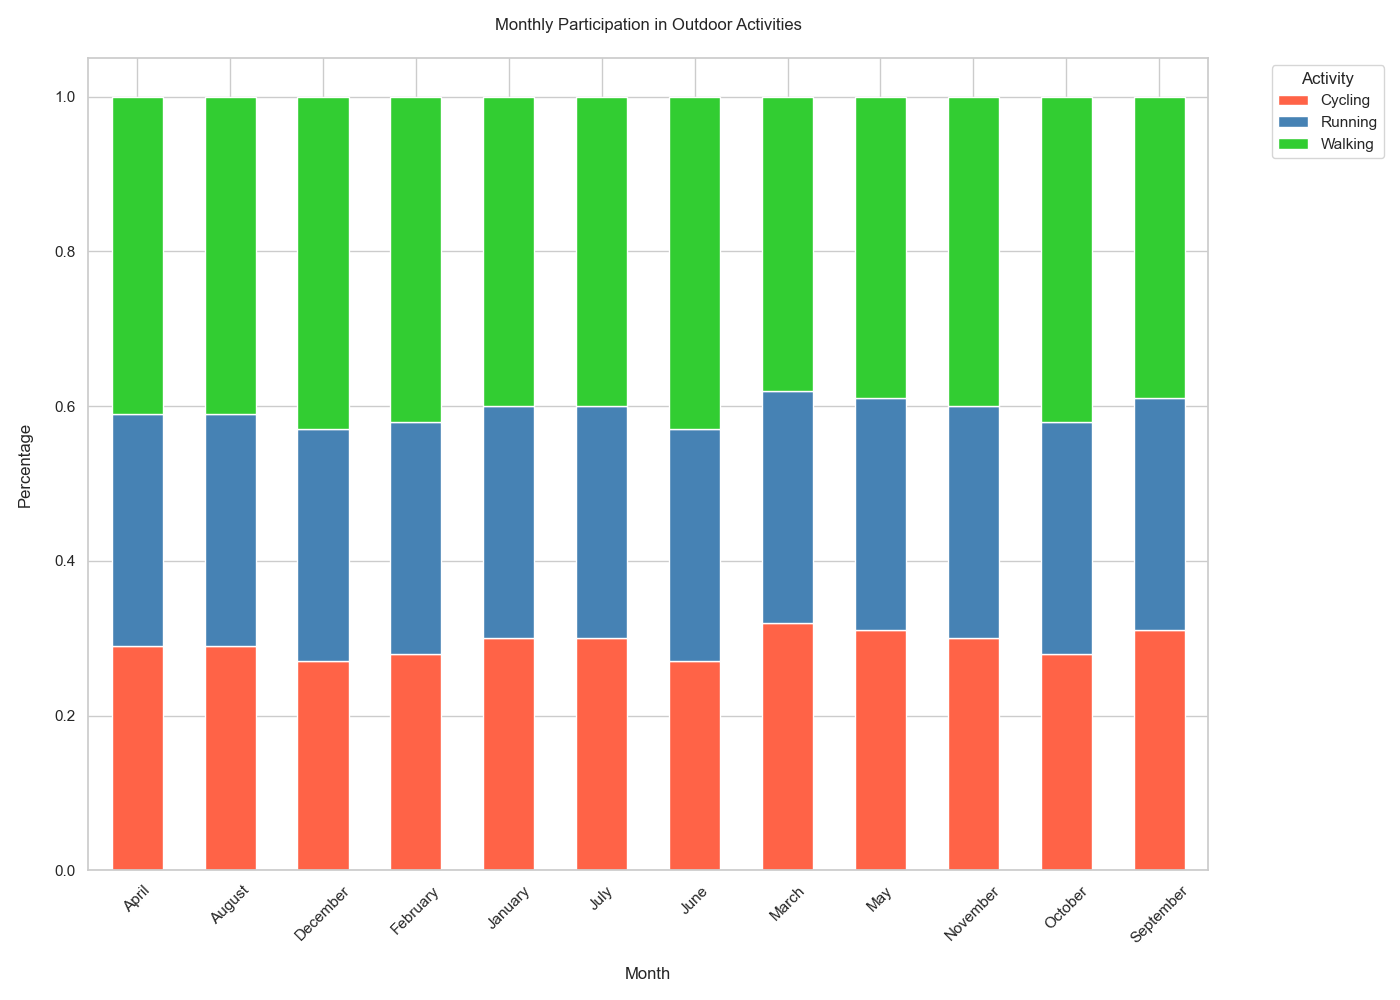

This figure's Python source:
import matplotlib.pyplot as plt
import pandas as pd
import seaborn as sns

data = [
    {'Month': 'January', 'Walking': '40%', 'Cycling': '30%', 'Running': '30%'},
    {'Month': 'February', 'Walking': '42%', 'Cycling': '28%', 'Running': '30%'},
    {'Month': 'March', 'Walking': '38%', 'Cycling': '32%', 'Running': '30%'},
    {'Month': 'April', 'Walking': '41%', 'Cycling': '29%', 'Running': '30%'},
    {'Month': 'May', 'Walking': '39%', 'Cycling': '31%', 'Running': '30%'},
    {'Month': 'June', 'Walking': '43%', 'Cycling': '27%', 'Running': '30%'},
    {'Month': 'July', 'Walking': '40%', 'Cycling': '30%', 'Running': '30%'},
    {'Month': 'August', 'Walking': '41%', 'Cycling': '29%', 'Running': '30%'},
    {'Month': 'September', 'Walking': '39%', 'Cycling': '31%', 'Running': '30%'},
    {'Month': 'October', 'Walking': '42%', 'Cycling': '28%', 'Running': '30%'},
    {'Month': 'November', 'Walking': '40%', 'Cycling': '30%', 'Running': '30%'},
    {'Month': 'December', 'Walking': '43%', 'Cycling': '27%', 'Running': '30%'}
]

df = pd.DataFrame(data)
for col in df.columns[1:]:
    df[col] = df[col].str.rstrip('%').astype('float') / 100

df_long = df.melt(id_vars='Month', var_name='Activity', value_name='Percentage')

pivot_df = df_long.pivot(index='Month', columns='Activity', values='Percentage')

colors = ['#FF6347', '#4682B4', '#32CD32']
pivot_df.plot(kind='bar', stacked=True, color=colors, figsize=(14, 10), width=0.55)

plt.title('Monthly Participation in Outdoor Activities', pad=20)
plt.xlabel('Month', labelpad=15)
plt.ylabel('Percentage', labelpad=15)
plt.legend(title='Activity', bbox_to_anchor=(1.05, 1), loc='upper left')
plt.xticks(rotation=45)
plt.tight_layout()

plt.show()
